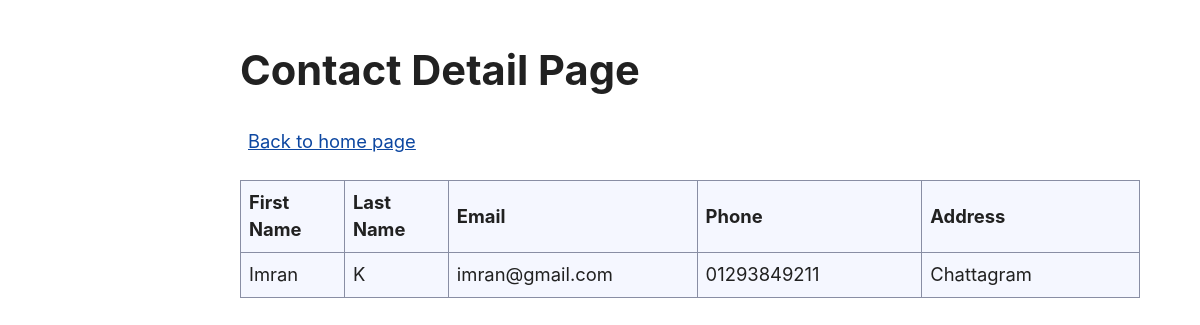
The page /contact/detail/4 on the database its author committed.
### contact/models.py (models this page shows)
class Contact(models.Model):
    first_name = models.CharField(max_length=255)
    last_name = models.CharField(max_length=255)
    email = models.EmailField(unique=True)
    phone = models.CharField(max_length=15,unique=True)
    address = models.TextField()

### contact/views.py (the view)
# urls.py: path('detail/<int:pk>', views.contact_detail, name='contact-detail'),
def contact_detail(request, pk):
    try:
        contact = Contact.objects.get(pk=pk)
        print(contact)
        return render(request, 'contact_detail.html', {'contact': contact})
    except Contact.DoesNotExist:
        return render(request, 'not_found.html')

### contact/templates/contact_detail.html
{% extends 'contact_base.html' %}
{% block content %}
<h2>Contact Detail Page</h2>
<div>
    <a style="margin: .5rem;" href="/contact/">Back to home page</a>
</div>
<div>
    {% if contact %}
    <table style="width: 900px;">
        <tr>
            <th style="width: 150px;">First Name</th>
            <th style="width: 150px;">Last Name</th>
            <th style="width: 350px;">Email</th>
            <th style="width: 350px;">Phone</th>
            <th style="width: 350px;">Address</th>
        </tr>
        <tr>
            <td>{{contact.first_name}}</td>
            <td>{{contact.last_name}}</td>
            <td>{{contact.email}}</td>
            <td>{{contact.phone}}</td>
            <td>{{contact.address}}</td>
        </tr>
    </table>
    {% endif %}
</div>
{% endblock %}

### contact/static/css/styles.css (style rules this page uses)
:root, ::backdrop { --sans-font: -apple-system, BlinkMacSystemFont, "Avenir Next", Avenir, "Nimbus Sans L", Roboto, "Noto Sans", "Segoe UI", Arial, Helvetica, "Helvetica Neue", sans-serif; --mono-font: Consolas, Menlo, Monaco, "Andale Mono", "Ubuntu Mono", monospace; --standard-border-radius: 5px; --bg: #fff; --accent-bg: #f5f7ff; --text: #212121; --text-light: #585858; --border: #898ea4; --accent: #0d47a1; --accent-hover: #1266e2; --accent-text: var(--bg); --code: #d81b60; --preformatted: #444; --marked: #fd3; --disabled: #efefef; }
html { font-family: var(--sans-font); scroll-behavior: smooth; }
body { color: var(--text); background-color: var(--bg); grid-template-columns: 1fr min(45rem, 90%) 1fr; margin: 0; font-size: 1.15rem; line-height: 1.5; display: grid; }
body > * { grid-column: 2; }
h2 { margin-top: 3rem; font-size: 2.6rem; }
p, h1, h2, h3, h4, h5, h6 { overflow-wrap: break-word; }
h1, h2, h3 { line-height: 1.1; }
a, a:visited { color: var(--accent); }
table { border-collapse: collapse; margin: 1.5rem 0; }
td, th { border: 1px solid var(--border); text-align: start; padding: 0.5rem; }
th { background-color: var(--accent-bg); font-weight: 700; }
tr:nth-child(2n) { background-color: var(--accent-bg); }

### rows shown on the page
Contact: first_name "Imran", last_name "K", email "imran@gmail.com", phone "01293849211", address "Chattagram"
